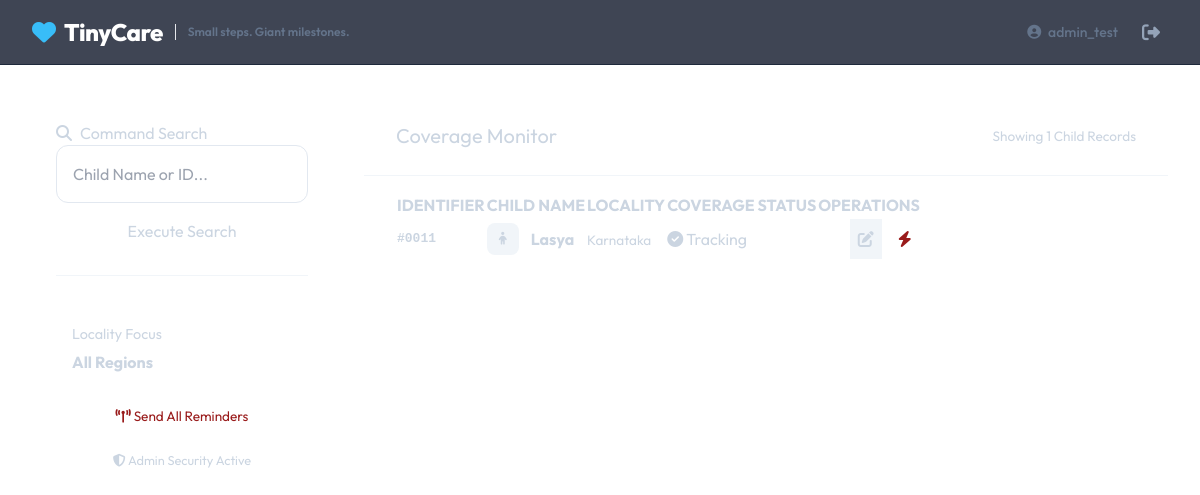
/admin-dashboard/ (signed in), run on an earlier commit of the app's database.
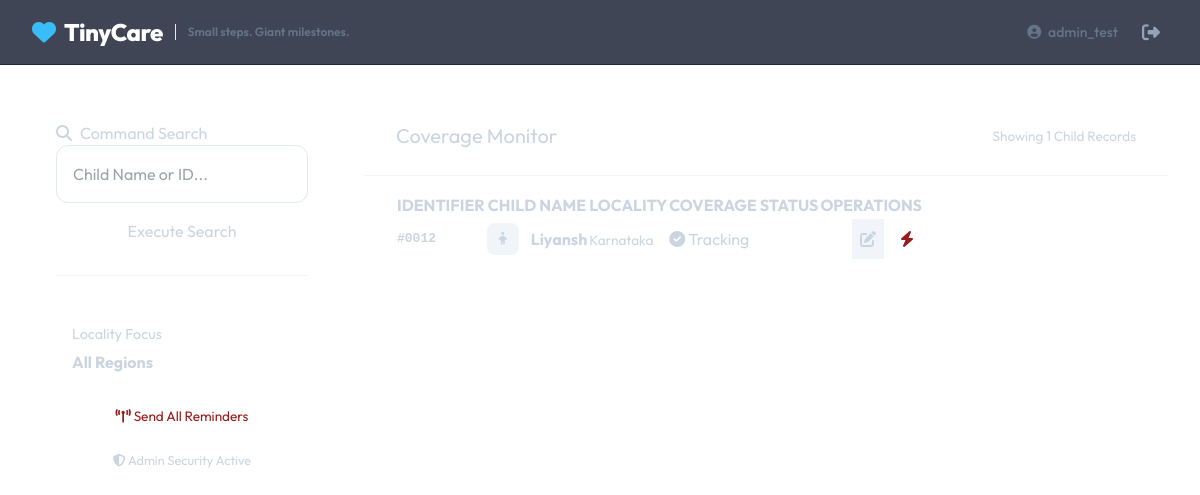
And on a later commit of the database.
### health/models.py (models this page shows, shortened)
class ChildProfile(models.Model):
    GENDER_CHOICES = [('M', 'Male'), ('F', 'Female'), ('O', 'Other')]
    parent = models.ForeignKey(settings.AUTH_USER_MODEL, on_delete=models.CASCADE, related_name='children', null=True)
    name = models.CharField(max_length=200)
    date_of_birth = models.DateField()
    gender = models.CharField(max_length=1, choices=GENDER_CHOICES)
    locality = models.ForeignKey(Locality, on_delete=models.SET_NULL, null=True)
    current_weight = models.FloatField(help_text="Weight (Stored in KG)")
    current_height = models.FloatField(help_text="Height (Stored in CM)")
    height_unit = models.CharField(max_length=5, choices=[('cm', 'cm'), ('m', 'm')], default='cm')
    weight_unit = models.CharField(max_length=5, choices=[('kg', 'kg'), ('g', 'g')], default='kg')
    created_at = models.DateTimeField(auto_now_add=True)
    updated_at = models.DateTimeField(auto_now=True)

class Locality(models.Model):
    REGION_CHOICES = [
        ('NORTH_INDIA', 'North India (Plains/Hills)'),
        ('SOUTH_INDIA', 'South India (Peninsular)'),
        ('WEST_INDIA', 'West India (Arid/Coastal)'),
        ('EAST_INDIA', 'East India (Plains)'),
        ('CENTRAL_INDIA', 'Central India (Plateau)'),
        ('COASTAL', 'Coastal Belt'),
    ]
    name = models.CharField(max_length=100, help_text="Village/Tehsil Name")
    district = models.CharField(max_length=100, blank=True)
    state = models.CharField(max_length=100, blank=True)
    region_tag = models.CharField(max_length=50, choices=REGION_CHOICES, default='NORTH_INDIA')
    latitude = models.FloatField(null=True, blank=True)
    longitude = models.FloatField(null=True, blank=True)
    class Meta:
        verbose_name_plural = "Localities"

### health/views.py (the view)
# urls.py: path('admin-dashboard/', views.admin_dashboard, name='admin_dashboard'),
@login_required
@user_passes_test(is_admin)
def admin_dashboard(request):
    search_query = request.GET.get('q', '')
    if search_query:
        children = ChildProfile.objects.filter(name__icontains=search_query) | ChildProfile.objects.filter(id__icontains=search_query)
    else:
        children = ChildProfile.objects.all()
    locality = request.user.locality
    if locality and "HQ" not in locality.name and "District" not in locality.name:
        children = children.filter(locality=locality)
        oracle_insights = get_oracle_insights(locality)
    else:
        oracle_insights = get_oracle_insights(locality) if locality else []
    return render(request, 'health/admin_dashboard.html', {
        'children': children,
        'search_query': search_query,
        'oracle_insights': oracle_insights
    })

### health/views.py (called while the page is built)
def is_admin(user):
    return user.is_authenticated and user.is_vaccination_admin

### health/templates/health/admin_dashboard.html (shortened to what the changed rows need)
{% extends 'health/base.html' %}
{% block content %}
<div style="display: grid; grid-template-columns: 300px 1fr; gap: 2rem; align-items: start;">
    <div>
        <div class="card" style="padding: 0; overflow: hidden;">
            <div style="padding: 1.5rem 2rem; border-bottom: 1px solid #f1f5f9; display: flex; justify-content: space-between; align-items: center; background: #fff;">
                <h2 style="margin: 0; font-size: 1.25rem;">Coverage Monitor</h2>
            </div>
            <div style="padding: 1rem 2rem;">
                <table style="margin: 0;">
                    <thead>
                        <tr>
                            <th>IDENTIFIER</th>
                            <th>CHILD NAME</th>
                            <th>LOCALITY</th>
                            <th>COVERAGE STATUS</th>
                            <th style="text-align: right;">OPERATIONS</th>
                        </tr>
                    </thead>
                    <tbody>
                        {% for child in children %}
                        <tr>
                            <td style="font-family: monospace; font-weight: 700; color: var(--primary);">#{{ child.id|stringformat:"04d" }}</td>
                            <td>
                                <div style="display: flex; align-items: center; gap: 0.75rem;">
                                    <div style="width: 32px; height: 32px; background: #f1f5f9; border-radius: 8px; display: flex; align-items: center; justify-content: center; font-size: 0.8rem;">
                                        <i class="fas fa-child"></i>
                                    </div>
                                    <strong>{{ child.name }}</strong>
                                </div>
                            </td>
                            <td><span style="font-size: 0.85rem; color: var(--text-muted);">{{ child.locality.name }}</span></td>
                            <td>
                                {% if child.vaccinations.all %}
                                    <span class="badge badge-completed"><i class="fas fa-check-circle"></i> Tracking</span>
                                {% else %}
                                    <span class="badge badge-pending"><i class="fas fa-clock"></i> New Entry</span>
                                {% endif %}
                            </td>
                            <td style="text-align: right;">
                                <div style="display: flex; gap: 0.5rem; justify-content: flex-end;">
                                    <a href="{% url 'child_detail' child.id %}" class="btn" style="padding: 0.5rem; background: #f1f5f9; color: var(--text-main);" title="Update Records">
                                        <i class="fas fa-edit"></i>
                                    </a>
                                    <a href="{% url 'trigger_urgent_reminder' child.id %}" class="btn" style="padding: 0.5rem; background: var(--pastel-red); color: #991b1b;" title="Send Urgent Alert">
                                        <i class="fas fa-bolt"></i>
                                    </a>
                                </div>
                            </td>
                        </tr>
                        {% endfor %}
                    </tbody>
                </table>
            </div>
        </div>
    </div>
</div>
{% endblock %}

What changed in the data, as far as the page shows it:
removed ChildProfile: id "0011", name "Lasya", locality.name "Karnataka", shows "Tracking"
added ChildProfile: id "0012", name "Liyansh", locality.name "Karnataka", shows "Tracking"
